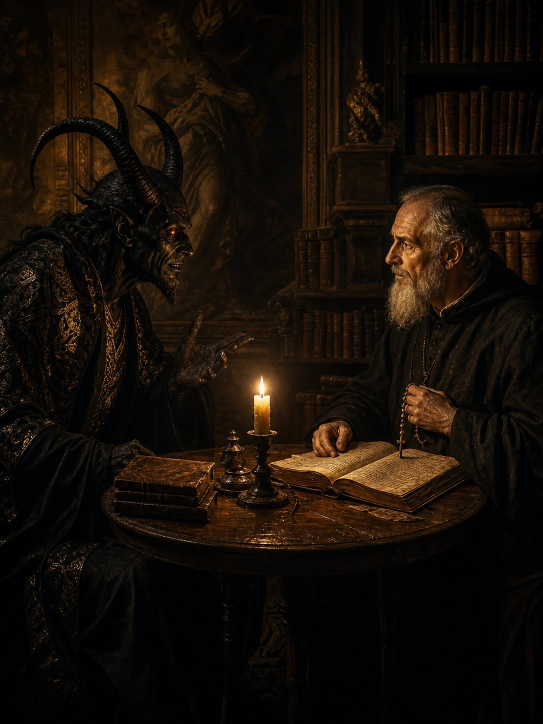
#> input picture takdir_masterpiece.jpg, 1086 x 1448 px, found by its file name (shown at 1/2 size)
$ python render_takdir_3slides.py
#> lines starting #> are read from the running program, lines starting #| are printed output that depends on the picture
from PIL import Image, ImageDraw, ImageFont

def render_slide_1(base_path, output_path):
#> called with base_path = '/home/user/takdir_masterpiece.jpg', output_path = '/home/user/slide1_takdir_doa.jpg'
    img = Image.open(base_path)
#> img is the input picture: PIL image 1086x1448 RGB; mean R, G, B 21.9, 14.2, 7.5
    w, h = img.size

    # Zoom/Crop left side (Demon) maintaining aspect ratio
    zoom_factor = 0.72
    crop_w = int(w * zoom_factor)
    crop_h = int(h * zoom_factor)

    crop_x0 = 0
    crop_y0 = int(h * 0.05)
    crop_x1 = crop_x0 + crop_w
    crop_y1 = crop_y0 + crop_h

    cropped = img.crop((crop_x0, crop_y0, crop_x1, crop_y1))
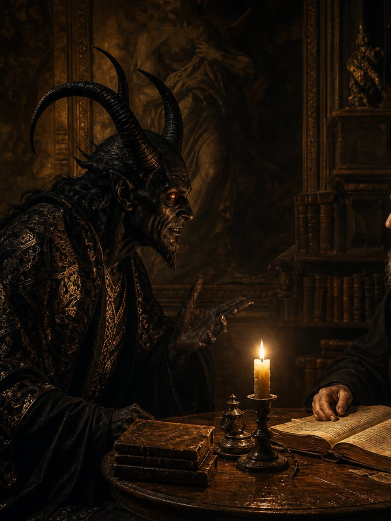
#> cropped: PIL image 781x1042 RGB (shown at 1/2 size); mean R, G, B 28.8, 18.4, 9
    slide1_base = cropped.resize((w, h), Image.Resampling.LANCZOS).convert("RGBA")

    overlay = Image.new("RGBA", (w, h), (0, 0, 0, 0))
#> overlay: PIL image 1086x1448 RGBA; every value is 0
    draw = ImageDraw.Draw(overlay)

    font_quote = ImageFont.truetype("/home/user/fonts/Roboto-Bold.ttf", int(h * 0.038))
    font_text = ImageFont.truetype("/home/user/fonts/Roboto-Bold.ttf", int(h * 0.024))

    lines = [
        "berikan aku jawaban untuk",
        "pertanyaan ini"
    ]

    line_h = int(h * 0.033)
    pad_x = int(w * 0.055)
    pad_y = int(h * 0.020)

    max_txt_w = max(draw.textbbox((0, 0), line, font=font_text)[2] - draw.textbbox((0, 0), line, font=font_text)[0] for line in lines)
#> max_txt_w = 462
    box_w = max_txt_w + (pad_x * 2)
#> box_w = 580
    box_h = (len(lines) * line_h) + (pad_y * 2)

    box_x0 = (w - box_w) // 2
#> box_x0 = 253
    box_y0 = int(h * 0.48)
    box_x1 = box_x0 + box_w
#> box_x1 = 833
    box_y1 = box_y0 + box_h

    draw.rounded_rectangle([box_x0, box_y0, box_x1, box_y1], radius=14, fill=(0, 0, 0, 185))
    draw.text((box_x0 + int(w * 0.03), box_y0 - int(h * 0.022)), "“", font=font_quote, fill=(255, 255, 255, 255))

    start_y = box_y0 + pad_y
    for i, line in enumerate(lines):
        bbox = draw.textbbox((0, 0), line, font=font_text)
        txt_w = bbox[2] - bbox[0]
        x = (w - txt_w) // 2
        y = start_y + i * line_h
        draw.text((x, y), line, font=font_text, fill=(255, 255, 255, 255))
#> this loop made 2 passes
#> (bbox, txt_w, x) on passes 1 to 2: ((0, 6, 462, 39), 462, 312), ((0, 6, 247, 39), 247, 419)

    res = Image.alpha_composite(slide1_base, overlay).convert("RGB")
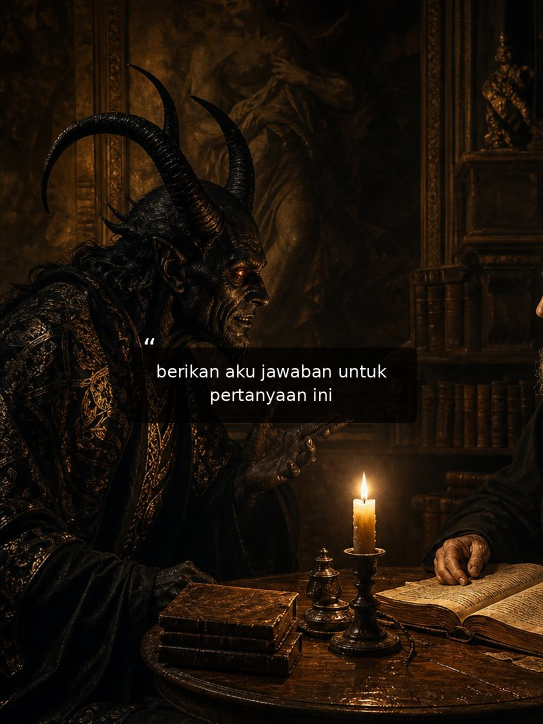
#> res: PIL image 1086x1448 RGB (shown at 1/2 size); mean R, G, B 28.5, 18.5, 9.5
    res.save(output_path, quality=98)
    print(f"Slide 1 saved: {output_path}")

def render_slide_2(base_path, output_path):
#> called with base_path = '/home/user/takdir_masterpiece.jpg', output_path = '/home/user/slide2_takdir_doa.jpg'
    img = Image.open(base_path)
    w, h = img.size

    # Zoom/Crop right side (Scholar) maintaining aspect ratio
    zoom_factor = 0.72
    crop_w = int(w * zoom_factor)
    crop_h = int(h * zoom_factor)

    crop_x0 = w - crop_w
    crop_y0 = int(h * 0.15)
    crop_x1 = w
    crop_y1 = crop_y0 + crop_h

    cropped = img.crop((crop_x0, crop_y0, crop_x1, crop_y1))
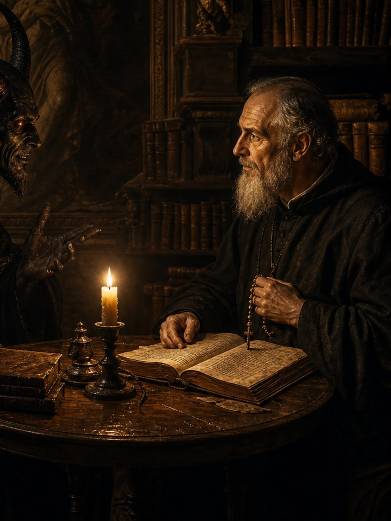
#> cropped: PIL image 781x1042 RGB (shown at 1/2 size); mean R, G, B 29.7, 18.9, 9.7
    slide2_base = cropped.resize((w, h), Image.Resampling.LANCZOS).convert("RGBA")

    overlay = Image.new("RGBA", (w, h), (0, 0, 0, 0))
    draw = ImageDraw.Draw(overlay)

    font_quote = ImageFont.truetype("/home/user/fonts/Roboto-Bold.ttf", int(h * 0.038))
    font_text = ImageFont.truetype("/home/user/fonts/Roboto-Bold.ttf", int(h * 0.024))

    text = "katakanlah"

    pad_x = int(w * 0.065)
    pad_y = int(h * 0.018)

    bbox = draw.textbbox((0, 0), text, font=font_text)
#> bbox = (0, 6, 187, 32)
    txt_w = bbox[2] - bbox[0]
#> txt_w = 187
    txt_h = bbox[3] - bbox[1]
#> txt_h = 26

    box_w = txt_w + (pad_x * 2)
#> box_w = 327
    box_h = txt_h + (pad_y * 2) + int(h * 0.005)
#> box_h = 85

    box_x0 = (w - box_w) // 2
#> box_x0 = 379
    box_y0 = int(h * 0.54)
    box_x1 = box_x0 + box_w
#> box_x1 = 706
    box_y1 = box_y0 + box_h
#> box_y1 = 866

    draw.rounded_rectangle([box_x0, box_y0, box_x1, box_y1], radius=14, fill=(0, 0, 0, 185))
    draw.text((box_x0 + int(w * 0.03), box_y0 - int(h * 0.022)), "“", font=font_quote, fill=(255, 255, 255, 255))
    draw.text((box_x0 + pad_x, box_y0 + pad_y), text, font=font_text, fill=(255, 255, 255, 255))

    res = Image.alpha_composite(slide2_base, overlay).convert("RGB")
    res.save(output_path, quality=98)
    print(f"Slide 2 saved: {output_path}")

def render_slide_3(base_path, output_path):
#> called with base_path = '/home/user/takdir_masterpiece.jpg', output_path = '/home/user/slide3_takdir_doa.jpg'
    img = Image.open(base_path).convert("RGBA")
#> img: PIL image 1086x1448 RGBA
    w, h = img.size

    overlay = Image.new("RGBA", (w, h), (0, 0, 0, 0))
    draw = ImageDraw.Draw(overlay)

    font_quote = ImageFont.truetype("/home/user/fonts/Roboto-Bold.ttf", int(h * 0.038))
    font_text = ImageFont.truetype("/home/user/fonts/Roboto-Bold.ttf", int(h * 0.0235))

    lines = [
        "jika takdir sudah diatur oleh tuhan",
        "lantas mengapa kamu berdoa ?"
    ]

    line_h = int(h * 0.034)
    pad_x = int(w * 0.055)
    pad_y = int(h * 0.020)

    max_txt_w = max(draw.textbbox((0, 0), line, font=font_text)[2] - draw.textbbox((0, 0), line, font=font_text)[0] for line in lines)
#> max_txt_w = 588
    box_w = max_txt_w + (pad_x * 2)
#> box_w = 706
    box_h = (len(lines) * line_h) + (pad_y * 2)

    box_x0 = (w - box_w) // 2
#> box_x0 = 190
    box_y0 = int(h * 0.58)
    box_x1 = box_x0 + box_w
#> box_x1 = 896
    box_y1 = box_y0 + box_h

    draw.rounded_rectangle([box_x0, box_y0, box_x1, box_y1], radius=16, fill=(0, 0, 0, 185))
    draw.text((box_x0 + int(w * 0.03), box_y0 - int(h * 0.022)), "“", font=font_quote, fill=(255, 255, 255, 255))

    start_y = box_y0 + pad_y
    for i, line in enumerate(lines):
        x = box_x0 + pad_x
        y = start_y + i * line_h
        draw.text((x, y), line, font=font_text, fill=(255, 255, 255, 255))
#> this loop made 2 passes
#> x on passes 1 to 2: 249, 249

    res = Image.alpha_composite(img, overlay).convert("RGB")
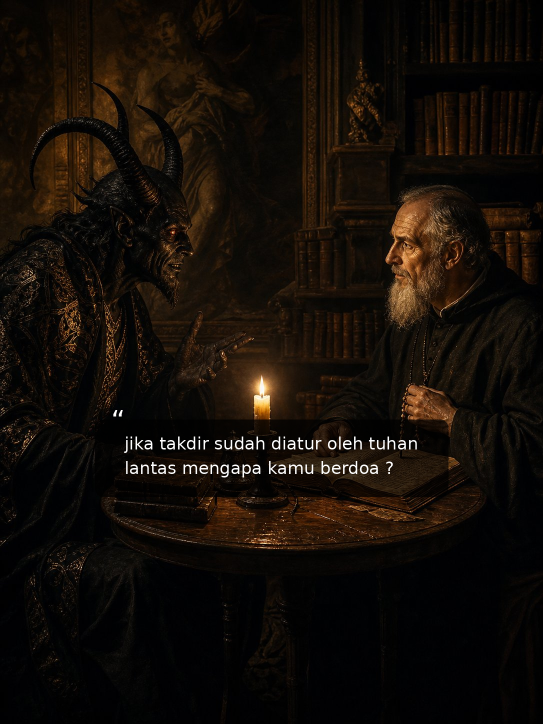
#> res: PIL image 1086x1448 RGB (shown at 1/2 size); mean R, G, B 20.2, 13.6, 7.9
    res.save(output_path, quality=98)
    print(f"Slide 3 saved: {output_path}")

render_slide_1('/home/user/takdir_masterpiece.jpg', '/home/user/slide1_takdir_doa.jpg')
render_slide_2('/home/user/takdir_masterpiece.jpg', '/home/user/slide2_takdir_doa.jpg')
render_slide_3('/home/user/takdir_masterpiece.jpg', '/home/user/slide3_takdir_doa.jpg')
